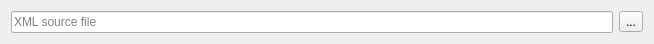
<?xml version="1.0" encoding="UTF-8"?>
<ui version="4.0">
 <class>XmlSource</class>
 <widget class="QWidget" name="XmlSource">
  <property name="geometry">
   <rect>
    <x>0</x>
    <y>0</y>
    <width>654</width>
    <height>38</height>
   </rect>
  </property>
  <property name="sizePolicy">
   <sizepolicy hsizetype="Preferred" vsizetype="Fixed">
    <horstretch>0</horstretch>
    <verstretch>0</verstretch>
   </sizepolicy>
  </property>
  <property name="windowTitle">
   <string>XML Source</string>
  </property>
  <layout class="QHBoxLayout" name="horizontalLayout">
   <item>
    <widget class="QLineEdit" name="textSourceFile">
     <property name="placeholderText">
      <string>XML source file</string>
     </property>
    </widget>
   </item>
   <item>
    <widget class="QToolButton" name="btnOpenSource">
     <property name="toolTip">
      <string>Open an XML source document.</string>
     </property>
     <property name="text">
      <string>...</string>
     </property>
    </widget>
   </item>
  </layout>
 </widget>
 <resources/>
 <connections/>
</ui>
